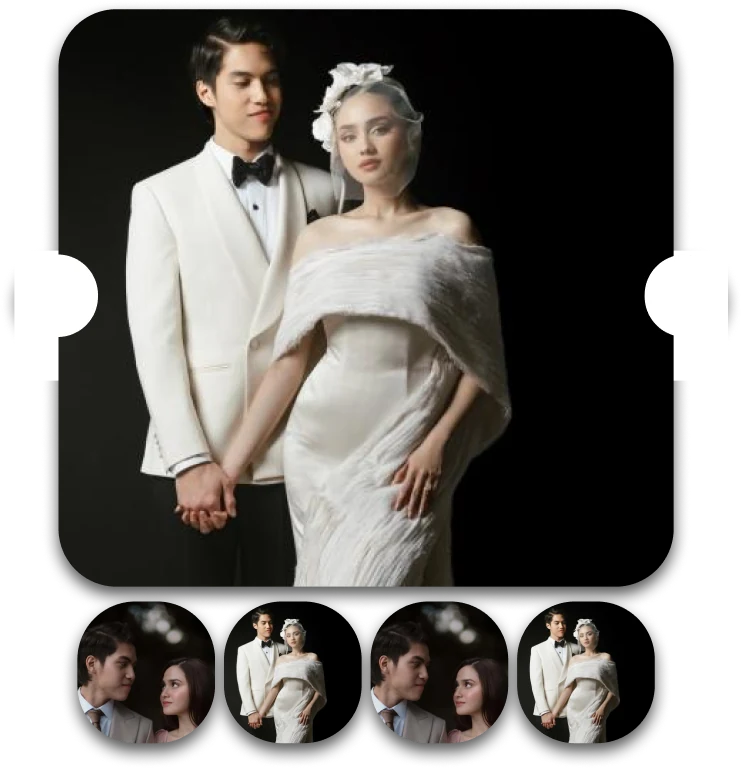
#> input picture src/assets/gallery/parts/01_2560-183_group-219.webp, 741 x 769 px, found by its file name
$ python crop-gallery-fallback.py
#> lines starting #> are read from the running program, lines starting #| are printed output that depends on the picture
#!/usr/bin/env python3
"""Cut the gallery band's two stock shots out of its own plate.

The carousel needs photos to be clickable before any API supplies them, and the
only source of the design's own shots is the flattened group export. Cropping them
back out means the unconfigured render is still pixel-identical to Figma in the main
slot and in thumbs 1 and 3, instead of showing nothing at all.

Registration: the plate's origin is design (4.55, 3497) at scale 2 -- see
.figma-ref/bands/gallery.json. Slot rects are the same numbers GallerySection uses.

    python3 scripts/crop-gallery-fallback.py
"""
from PIL import Image

PLATE = "src/assets/gallery/parts/01_2560-183_group-219.webp"
OUT = "src/assets/gallery/fallback"
ORIGIN = (4.55, 3497.0)  # design coords of the export's top-left
SCALE = 2

# (name, design x, y, w, h) -- 2560:196 is thumb slot 1, 2560:189 the main slot.
CROPS = [
    ("photo-1", 43.49, 3797.14, 68.82, 70.86),  # the close-up, thumbs 1 and 3
    ("photo-2", 34.05, 3501.00, 307.59, 288.73),  # the full-length shot, main slot
]


def main() -> None:
    plate = Image.open(PLATE).convert("RGB")
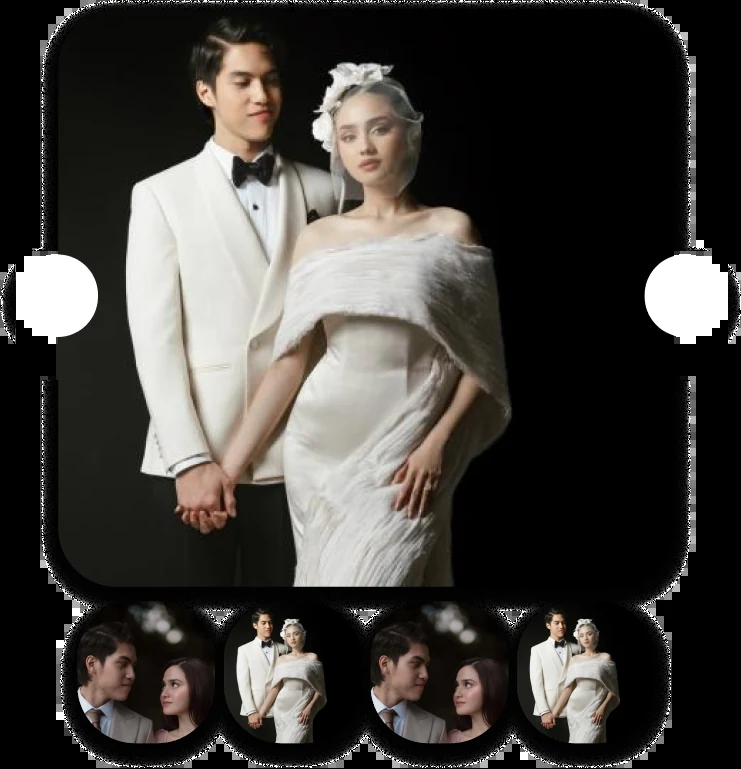
#> plate: PIL image 741x769 RGB; mean R, G, B 65.6, 62.8, 59.1
    for name, x, y, w, h in CROPS:
        px = round((x - ORIGIN[0]) * SCALE)
        py = round((y - ORIGIN[1]) * SCALE)
        box = (px, py, px + round(w * SCALE), py + round(h * SCALE))
        assert box[2] <= plate.width and box[3] <= plate.height, f"{name} falls off the plate"
        plate.crop(box).save(f"{OUT}/{name}.webp", quality=92, method=6)
        print(f"{name}.webp  {box}")
#> this loop made 2 passes
#> pass 1, in main, `plate.crop(box).save(f"{OUT}/{name}.webp", quality=92, method=6)`:
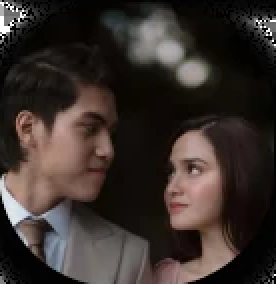
#> saved as photo-1.webp: PIL image 138x142 RGB (shown 2 times larger); mean R, G, B 57.3, 48, 43.8
#> pass 2, in main, `plate.crop(box).save(f"{OUT}/{name}.webp", quality=92, method=6)`:
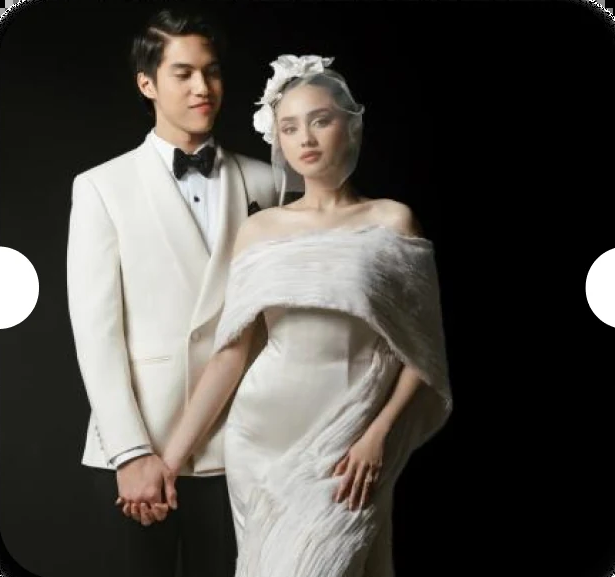
#> saved as photo-2.webp: PIL image 615x577 RGB; mean R, G, B 78.6, 75.4, 70.5


if __name__ == "__main__":
    main()
